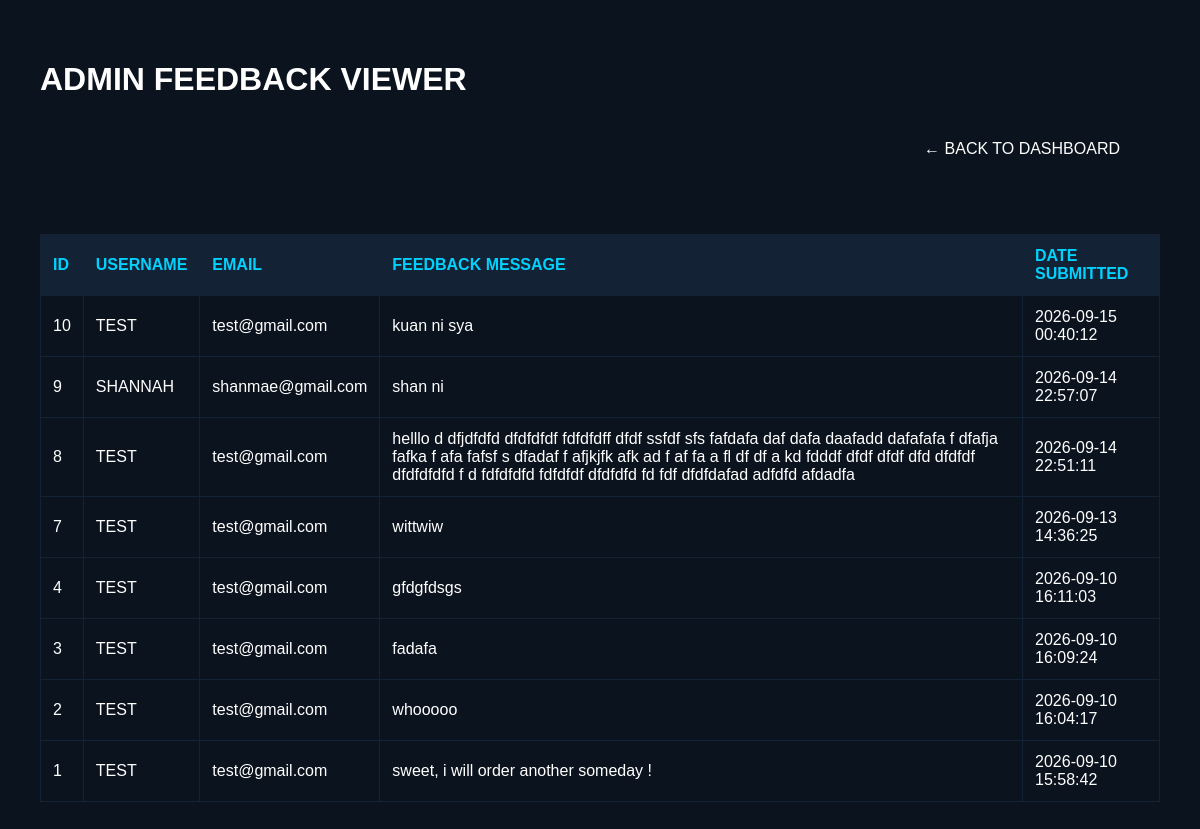
/admin/feedbackviewer.php (signed in), run on the app's committed database.
### tables this page shows
CREATE TABLE `feedback` (
  `id` int(11) NOT NULL,
  `user_id` int(11) NOT NULL,
  `rating` int(11) NOT NULL,
  `feedback_text` text NOT NULL,
  `created_at` datetime NOT NULL
);

CREATE TABLE `users` (
  `id` int(11) NOT NULL,
  `fullname` varchar(100) NOT NULL,
  `email` varchar(100) NOT NULL,
  `password` varchar(255) NOT NULL,
  `created_at` timestamp NOT NULL DEFAULT current_timestamp(),
  `role` varchar(20) DEFAULT 'client',
  `PROFILE_IMAGE` varchar(255) DEFAULT NULL,
  `username` varchar(50) NOT NULL
);

### admin/feedbackviewer.php (the view, shortened to what this page needs)
<?php
require_once __DIR__ . '/../db_connect.php';
$feedback_query = "SELECT f.id, f.feedback_text, f.created_at, u.fullname, u.email
                   FROM feedback f
                   JOIN users u ON f.user_id = u.id
                   ORDER BY f.created_at DESC";
$result = $conn->query($feedback_query);
?>
<!DOCTYPE html>
<html lang="en">
<head>
    <link rel="stylesheet" href="../design.css">
</head>
<body>
    <div class="header-container">
        <h1>ADMIN FEEDBACK VIEWER</h1>
    </div>
    <a href="dashboard.php" class="back-link">&larr; BACK TO DASHBOARD</a>
    <br><br>
    <div class="data-table-container">
    <table class="data-table">
        <thead>
            <tr>
                <th>ID</th>
                <th>USERNAME</th>
                <th>EMAIL</th>
                <th>FEEDBACK MESSAGE</th>
                <th>DATE SUBMITTED</th>
            </tr>
        </thead>
        <tbody>
            <?php if ($result && $result->num_rows > 0): ?>
                <?php while ($row = $result->fetch_assoc()): ?>
                    <?php
                        $fullname_parts = explode(' ', trim($row['fullname']));
                        $first_name = $fullname_parts[0];
                    ?>
                    <tr>
                        <td><?php echo $row['id']; ?></td>
                        <td><?php echo strtoupper(htmlspecialchars($first_name)); ?></td>
                        <td><?php echo htmlspecialchars($row['email']); ?></td>
                        <td><?php echo nl2br(htmlspecialchars($row['feedback_text'])); ?></td>
                        <td><?php echo $row['created_at']; ?></td>
                    </tr>
                <?php endwhile; ?>
            <?php else: ?>
                <tr>
                    <td colspan="5" class="no-data">NO FEEDBACK SUBMITTED YET.</td>
                </tr>
            <?php endif; ?>
        </tbody>
    </table>
    </div>
</body>
</html>

### design.css (style rules this page uses)
body { font-family: 'nexa', sans-serif; font-weight: 200; background-color: #0b131f; color: #ffffff; padding: 40px; margin: 0; }
h1, h2, h3, h4, th, strong { font-family: 'nexa', sans-serif; font-weight: 800; }
a { color: #00d2ff; text-decoration: none; }
.back-link { position: relative; color: #ffffff; right: 20px; display: flex; justify-content: flex-end; margin: 20px; }
.data-table { width: 100%; border: 1px solid #142235; border-collapse: collapse; text-align: left; margin-top: 20px; }
.data-table th, .data-table td { padding: 12px; border: 1px solid #142235; }
.data-table thead tr { background: #142235; color: #00d2ff; }
.header-container { display: flex; justify-content: space-between; align-items: center; }

### data on the page
feedback: id "10", user.fullname "TEST", user.email "test@gmail.com", feedback_text "kuan ni sya", created_at "2026-09-15 00:40:12"
feedback: id "9", user.fullname "SHANNAH", user.email "shanmae@gmail.com", feedback_text "shan ni", created_at "2026-09-14 22:57:07"
feedback: id "8", user.fullname "TEST", user.email "test@gmail.com", feedback_text "helllo d dfjdfdfd dfdfdfdf fdfdfdff dfdf ssfdf sfs fafdafa daf dafa daafadd dafafafa f dfafja fafka f afa fafsf s dfadaf f afjkjfk afk ad f af fa a fl df df a kd fdddf dfdf dfdf dfd dfdfdf dfdfdfdfd f d fdfdfdfd fdfdfdf dfdfdfd fd fdf dfdfdafad adfdfd afdadfa", created_at "2026-09-14 22:51:11"
feedback: id "7", user.fullname "TEST", user.email "test@gmail.com", feedback_text "wittwiw", created_at "2026-09-13 14:36:25"
feedback: id "4", user.fullname "TEST", user.email "test@gmail.com", feedback_text "gfdgfdsgs", created_at "2026-09-10 16:11:03"
feedback: id "3", user.fullname "TEST", user.email "test@gmail.com", feedback_text "fadafa", created_at "2026-09-10 16:09:24"
feedback: id "2", user.fullname "TEST", user.email "test@gmail.com", feedback_text "whooooo", created_at "2026-09-10 16:04:17"
feedback: id "1", user.fullname "TEST", user.email "test@gmail.com", feedback_text "sweet, i will order another someday !", created_at "2026-09-10 15:58:42"
